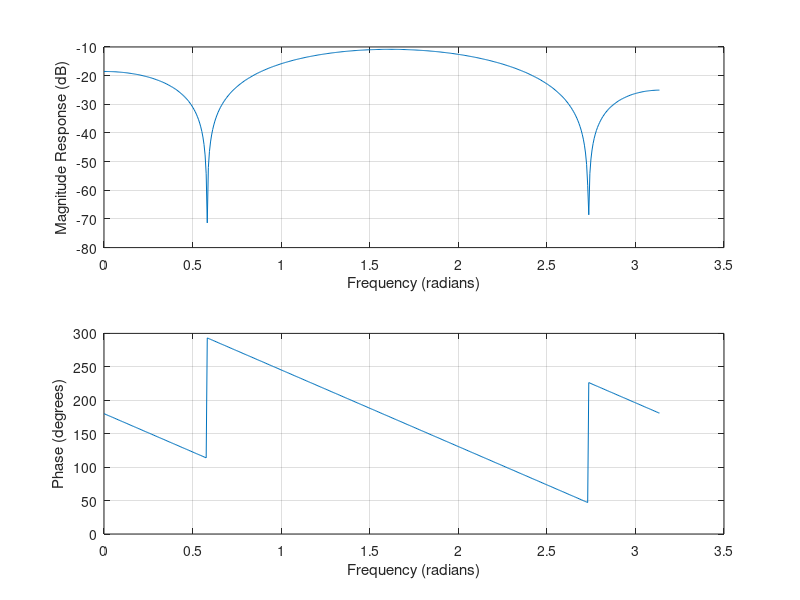

Reproduce this figure in MATLAB.
%Example 7.3 - b
%MATLAB program to plot frequency responses
%
[hz, w] = freqz([-0.09355 -0.01558 0.1 -0.01558 -0.09355], [1], 512);
phi = 180*unwrap(angle(hz))/pi;
subplot(2,1,1),plot(w,20*log10(abs(hz))),grid;
xlabel('Frequency (radians)');
ylabel('Magnitude Response (dB)');
subplot(2,1,2),plot(w,phi),grid;
xlabel('Frequency (radians)');
ylabel('Phase (degrees)');
